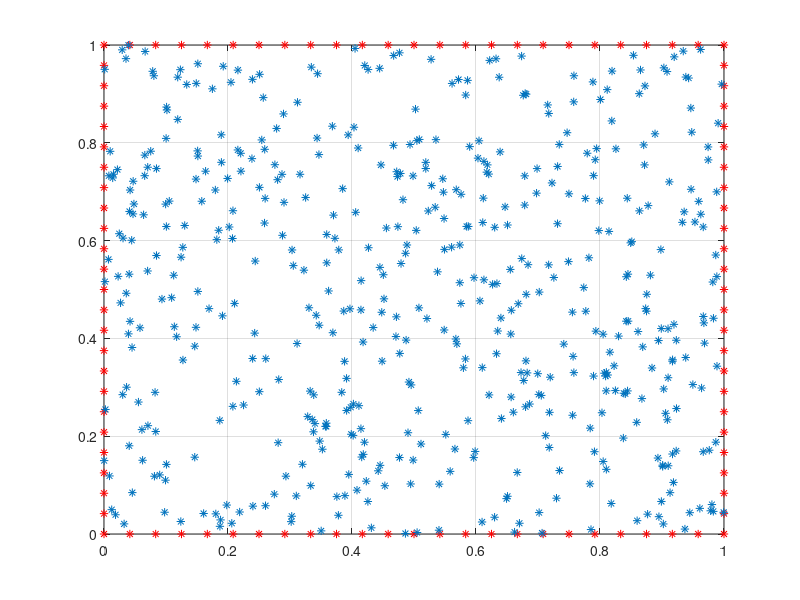
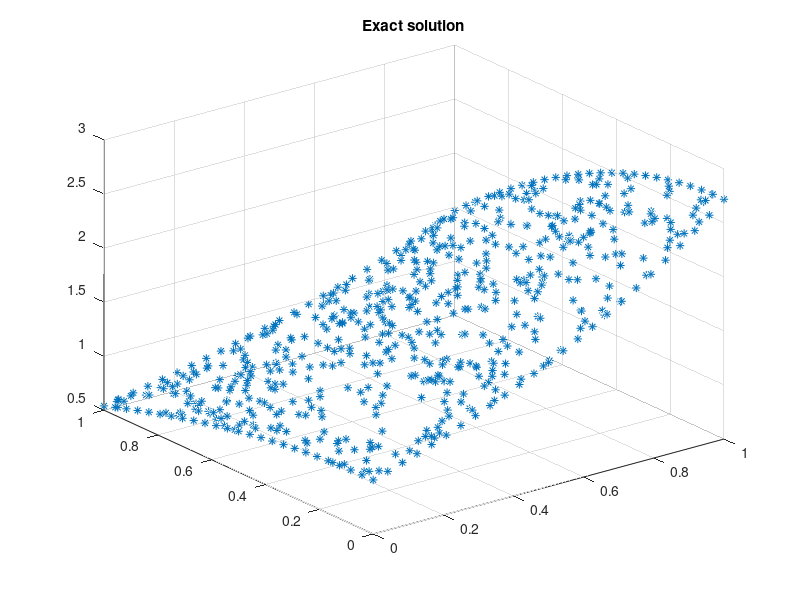
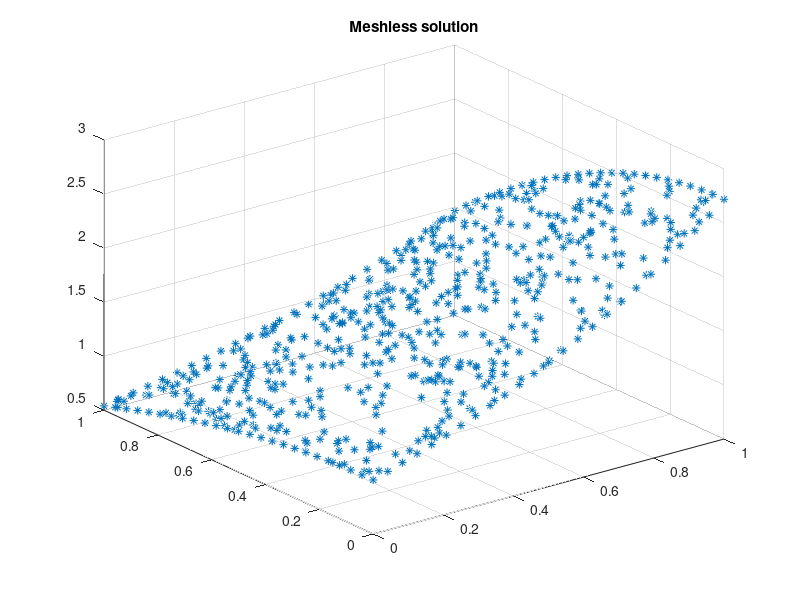

Recreate these plots in MATLAB, in order.
% Lu = 0 (2D) on a square domain [0,1]x[0,1]
% neumann on south boundary
% dirichlet on the other boundaries
clear; clc; close all;
rng(0); % used for reproducibility
u = @(x,y) exp(x).*cos(y);
phi = @(r,c) sqrt(r.^2+c^2);
c = 1; % shape parameter
a = 0;
b = 1;
nx = 25;
h = 1 / (nx-1);
xo = [a:h:b a:h:b repmat(a, 1, nx-2) repmat(b, 1, nx-2)]';
yo = [repmat(a, 1, nx) repmat(b, 1, nx) a+h:h:b-h a+h:h:b-h]';
% [xi, yi] = meshgrid((a+h):h:(b-h)); % inner points
% xi = xi(:);
% yi = yi(:);
xiyi = rand((nx-4)*nx, 2);
xiyi(xiyi(:,1)==a,:) = [];
xiyi(xiyi(:,1)==b,:) = [];
xiyi(xiyi(:,2)==a,:) = [];
xiyi(xiyi(:,2)==b,:) = [];
xi = xiyi(:,1); yi = xiyi(:,2);
figure, plot(xo, yo, 'r*', xi, yi, '*'), grid
x = [xo; xi];
y = [yo; yi];
n = length(x);
no = length(xo);
r = zeros(n);
dphix = zeros(n);
dphiy = zeros(n);
dphi2x = zeros(n);
dphi2y = zeros(n);
for i = 1:n
    j = setdiff(1:n, i);
    r(i,j) = sqrt( (x(i)-x(j)).^2 + (y(i)-y(j)).^2 )';
end
j = 1:n;
for i = 1:n
    dphix(i,j) = (x(i)-x(j)) ./ (sqrt(r(i,j).^2+c^2))';
    dphiy(i,j) = (y(i)-y(j)) ./ (sqrt(r(i,j).^2+c^2))';
    dphi2x(i,j) = ((y(i)-y(j)).^2+c^2) ./ ((r(i,j).^2+c^2).^(3/2))';  
    dphi2y(i,j) = ((x(i)-x(j)).^2+c^2) ./ ((r(i,j).^2+c^2).^(3/2))';
end
A = dphi2x+dphi2y;
b = zeros(n, 1);
% Dirichlet Boundaries
A(1:no,:) = phi(r(1:no,:),c);
b(1:no) = u(x(1:no),y(1:no));
% Neumann Boundaries (overwrite south boundary)
A(1:nx,:) = dphiy(1:nx,:);
b(1:nx) = zeros(nx, 1);
% Solve
w = A \ b;
xx = phi(r,c)*w;
exact = u(x,y);
error = norm(xx-exact) / norm(exact)
% figure, imagesc(A);
figure, plot3(x, y, exact, '*'), grid, title('Exact solution');
figure, plot3(x, y, xx, '*'), grid, title('Meshless solution');
% figure, plot3(x(1:no),y(1:no),xx(1:no),'r*', ...
%               x(no+1:end),y(no+1:end),xx(no+1:end),'b*')
